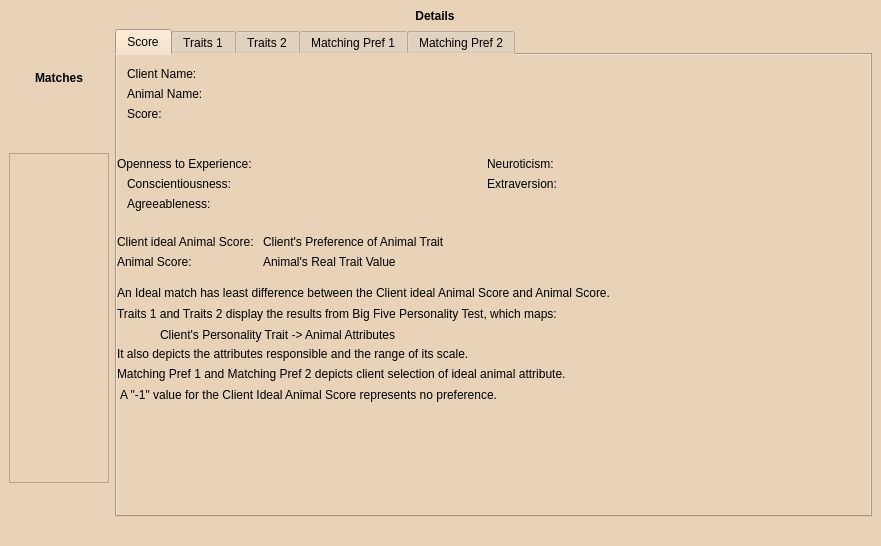
<?xml version="1.0" encoding="UTF-8"?>
<ui version="4.0">
 <class>ManageMatchesView</class>
 <widget class="QMainWindow" name="ManageMatchesView">
  <property name="geometry">
   <rect>
    <x>0</x>
    <y>0</y>
    <width>881</width>
    <height>546</height>
   </rect>
  </property>
  <property name="sizePolicy">
   <sizepolicy hsizetype="Fixed" vsizetype="Fixed">
    <horstretch>0</horstretch>
    <verstretch>0</verstretch>
   </sizepolicy>
  </property>
  <property name="maximumSize">
   <size>
    <width>881</width>
    <height>546</height>
   </size>
  </property>
  <property name="windowTitle">
   <string>MainWindow</string>
  </property>
  <property name="styleSheet">
   <string notr="true">background-color: rgb(232, 210, 184);
font: 10pt &quot;URW Gothic L&quot;;</string>
  </property>
  <widget class="QWidget" name="centralwidget">
   <property name="sizePolicy">
    <sizepolicy hsizetype="Fixed" vsizetype="Fixed">
     <horstretch>0</horstretch>
     <verstretch>0</verstretch>
    </sizepolicy>
   </property>
   <property name="maximumSize">
    <size>
     <width>881</width>
     <height>546</height>
    </size>
   </property>
   <layout class="QHBoxLayout" name="horizontalLayout">
    <item>
     <layout class="QVBoxLayout" name="leftLayout">
      <property name="spacing">
       <number>6</number>
      </property>
      <property name="sizeConstraint">
       <enum>QLayout::SetFixedSize</enum>
      </property>
      <item>
       <widget class="QLabel" name="matchesTitleLabel">
        <property name="sizePolicy">
         <sizepolicy hsizetype="Fixed" vsizetype="Fixed">
          <horstretch>0</horstretch>
          <verstretch>0</verstretch>
         </sizepolicy>
        </property>
        <property name="maximumSize">
         <size>
          <width>200</width>
          <height>30</height>
         </size>
        </property>
        <property name="styleSheet">
         <string notr="true">font: 75 15pt &quot;Noto Sans Devanagari UI&quot;;
font: bold</string>
        </property>
        <property name="text">
         <string>Matches</string>
        </property>
        <property name="alignment">
         <set>Qt::AlignCenter</set>
        </property>
       </widget>
      </item>
      <item>
       <widget class="QTableView" name="matchesTableView">
        <property name="sizePolicy">
         <sizepolicy hsizetype="Fixed" vsizetype="Fixed">
          <horstretch>0</horstretch>
          <verstretch>0</verstretch>
         </sizepolicy>
        </property>
        <property name="minimumSize">
         <size>
          <width>100</width>
          <height>330</height>
         </size>
        </property>
        <property name="maximumSize">
         <size>
          <width>100</width>
          <height>330</height>
         </size>
        </property>
        <property name="horizontalScrollBarPolicy">
         <enum>Qt::ScrollBarAlwaysOff</enum>
        </property>
       </widget>
      </item>
     </layout>
    </item>
    <item>
     <layout class="QVBoxLayout" name="rightLayout">
      <item>
       <widget class="QLabel" name="label">
        <property name="sizePolicy">
         <sizepolicy hsizetype="Fixed" vsizetype="Fixed">
          <horstretch>0</horstretch>
          <verstretch>0</verstretch>
         </sizepolicy>
        </property>
        <property name="maximumSize">
         <size>
          <width>640</width>
          <height>30</height>
         </size>
        </property>
        <property name="styleSheet">
         <string notr="true">font: 75 15pt &quot;Noto Sans Devanagari UI&quot;;
font: bold</string>
        </property>
        <property name="text">
         <string>Details</string>
        </property>
        <property name="alignment">
         <set>Qt::AlignCenter</set>
        </property>
       </widget>
      </item>
      <item>
       <widget class="QTabWidget" name="detailTabWidget">
        <property name="currentIndex">
         <number>0</number>
        </property>
        <widget class="QWidget" name="tab">
         <attribute name="title">
          <string>Score</string>
         </attribute>
         <widget class="QLabel" name="clientLabel">
          <property name="geometry">
           <rect>
            <x>10</x>
            <y>10</y>
            <width>87</width>
            <height>17</height>
           </rect>
          </property>
          <property name="text">
           <string>Client Name: </string>
          </property>
         </widget>
         <widget class="QLabel" name="animalLabel">
          <property name="geometry">
           <rect>
            <x>10</x>
            <y>30</y>
            <width>94</width>
            <height>17</height>
           </rect>
          </property>
          <property name="text">
           <string>Animal Name: </string>
          </property>
         </widget>
         <widget class="QLabel" name="scoreLabel">
          <property name="geometry">
           <rect>
            <x>10</x>
            <y>50</y>
            <width>43</width>
            <height>17</height>
           </rect>
          </property>
          <property name="text">
           <string>Score: </string>
          </property>
         </widget>
         <widget class="QLabel" name="paraClient">
          <property name="geometry">
           <rect>
            <x>0</x>
            <y>80</y>
            <width>581</width>
            <height>17</height>
           </rect>
          </property>
          <property name="text">
           <string/>
          </property>
         </widget>
         <widget class="QLabel" name="paraAnimalPersonality">
          <property name="geometry">
           <rect>
            <x>0</x>
            <y>160</y>
            <width>611</width>
            <height>20</height>
           </rect>
          </property>
          <property name="text">
           <string/>
          </property>
         </widget>
         <widget class="QLabel" name="displayClientName">
          <property name="geometry">
           <rect>
            <x>120</x>
            <y>10</y>
            <width>233</width>
            <height>16</height>
           </rect>
          </property>
          <property name="text">
           <string/>
          </property>
         </widget>
         <widget class="QLabel" name="displayAnimalName">
          <property name="geometry">
           <rect>
            <x>120</x>
            <y>30</y>
            <width>233</width>
            <height>16</height>
           </rect>
          </property>
          <property name="text">
           <string/>
          </property>
         </widget>
         <widget class="QLabel" name="displayMatchScore">
          <property name="geometry">
           <rect>
            <x>120</x>
            <y>50</y>
            <width>233</width>
            <height>16</height>
           </rect>
          </property>
          <property name="text">
           <string/>
          </property>
         </widget>
         <widget class="QWidget" name="formLayoutWidget_2">
          <property name="geometry">
           <rect>
            <x>0</x>
            <y>180</y>
            <width>621</width>
            <height>51</height>
           </rect>
          </property>
          <layout class="QFormLayout" name="formLayout_2">
           <item row="0" column="0">
            <widget class="QLabel" name="label_2">
             <property name="text">
              <string>Client ideal Animal Score: </string>
             </property>
            </widget>
           </item>
           <item row="0" column="1">
            <widget class="QLabel" name="label_3">
             <property name="text">
              <string>Client's Preference of Animal Trait</string>
             </property>
            </widget>
           </item>
           <item row="1" column="0">
            <widget class="QLabel" name="label_4">
             <property name="text">
              <string>Animal Score: </string>
             </property>
            </widget>
           </item>
           <item row="1" column="1">
            <widget class="QLabel" name="label_5">
             <property name="text">
              <string>Animal's Real Trait Value</string>
             </property>
            </widget>
           </item>
          </layout>
         </widget>
         <widget class="QLabel" name="label_6">
          <property name="geometry">
           <rect>
            <x>0</x>
            <y>230</y>
            <width>711</width>
            <height>16</height>
           </rect>
          </property>
          <property name="text">
           <string>An Ideal match has least difference between the Client ideal Animal Score and Animal Score.</string>
          </property>
         </widget>
         <widget class="QLabel" name="label_7">
          <property name="geometry">
           <rect>
            <x>0</x>
            <y>250</y>
            <width>611</width>
            <height>17</height>
           </rect>
          </property>
          <property name="text">
           <string>Traits 1 and Traits 2 display the results from Big Five Personality Test, which maps: </string>
          </property>
         </widget>
         <widget class="QLabel" name="label_8">
          <property name="geometry">
           <rect>
            <x>0</x>
            <y>290</y>
            <width>471</width>
            <height>17</height>
           </rect>
          </property>
          <property name="text">
           <string>It also depicts the attributes responsible and the range of its scale.</string>
          </property>
         </widget>
         <widget class="QLabel" name="label_9">
          <property name="geometry">
           <rect>
            <x>0</x>
            <y>310</y>
            <width>641</width>
            <height>17</height>
           </rect>
          </property>
          <property name="text">
           <string>Matching Pref 1 and Matching Pref 2 depicts client selection of ideal animal attribute.</string>
          </property>
         </widget>
         <widget class="QLabel" name="labelOpentoExp">
          <property name="geometry">
           <rect>
            <x>0</x>
            <y>100</y>
            <width>161</width>
            <height>17</height>
           </rect>
          </property>
          <property name="text">
           <string>Openness to Experience: </string>
          </property>
         </widget>
         <widget class="QLabel" name="rangeOpentoExp">
          <property name="geometry">
           <rect>
            <x>170</x>
            <y>100</y>
            <width>191</width>
            <height>20</height>
           </rect>
          </property>
          <property name="text">
           <string/>
          </property>
         </widget>
         <widget class="QLabel" name="labeConscientiousness">
          <property name="geometry">
           <rect>
            <x>10</x>
            <y>120</y>
            <width>122</width>
            <height>17</height>
           </rect>
          </property>
          <property name="text">
           <string>Conscientiousness: </string>
          </property>
         </widget>
         <widget class="QLabel" name="rangeConscientiousness">
          <property name="geometry">
           <rect>
            <x>170</x>
            <y>120</y>
            <width>191</width>
            <height>20</height>
           </rect>
          </property>
          <property name="text">
           <string/>
          </property>
         </widget>
         <widget class="QLabel" name="labelExtraversion">
          <property name="geometry">
           <rect>
            <x>370</x>
            <y>120</y>
            <width>78</width>
            <height>17</height>
           </rect>
          </property>
          <property name="text">
           <string>Extraversion:</string>
          </property>
         </widget>
         <widget class="QLabel" name="rangeExtraversion">
          <property name="geometry">
           <rect>
            <x>450</x>
            <y>120</y>
            <width>261</width>
            <height>16</height>
           </rect>
          </property>
          <property name="text">
           <string/>
          </property>
         </widget>
         <widget class="QLabel" name="labeAgreableness">
          <property name="geometry">
           <rect>
            <x>10</x>
            <y>140</y>
            <width>102</width>
            <height>17</height>
           </rect>
          </property>
          <property name="text">
           <string>Agreeableness: </string>
          </property>
         </widget>
         <widget class="QLabel" name="rangeAgreeableness">
          <property name="geometry">
           <rect>
            <x>170</x>
            <y>140</y>
            <width>191</width>
            <height>20</height>
           </rect>
          </property>
          <property name="text">
           <string/>
          </property>
         </widget>
         <widget class="QLabel" name="labelNeuroticism">
          <property name="geometry">
           <rect>
            <x>370</x>
            <y>100</y>
            <width>81</width>
            <height>17</height>
           </rect>
          </property>
          <property name="text">
           <string>Neuroticism: </string>
          </property>
         </widget>
         <widget class="QLabel" name="rangeNeuroticism">
          <property name="geometry">
           <rect>
            <x>450</x>
            <y>100</y>
            <width>271</width>
            <height>20</height>
           </rect>
          </property>
          <property name="text">
           <string/>
          </property>
         </widget>
         <widget class="QLabel" name="label_10">
          <property name="geometry">
           <rect>
            <x>43</x>
            <y>270</y>
            <width>371</width>
            <height>20</height>
           </rect>
          </property>
          <property name="text">
           <string>Client's Personality Trait -&gt; Animal Attributes</string>
          </property>
         </widget>
         <widget class="QLabel" name="label_11">
          <property name="geometry">
           <rect>
            <x>3</x>
            <y>330</y>
            <width>521</width>
            <height>20</height>
           </rect>
          </property>
          <property name="text">
           <string>A &quot;-1&quot; value for the Client Ideal Animal Score represents no preference.</string>
          </property>
         </widget>
        </widget>
        <widget class="QWidget" name="tab_2">
         <attribute name="title">
          <string>Traits 1</string>
         </attribute>
         <widget class="QScrollArea" name="scrollArea">
          <property name="geometry">
           <rect>
            <x>0</x>
            <y>10</y>
            <width>751</width>
            <height>431</height>
           </rect>
          </property>
          <property name="widgetResizable">
           <bool>true</bool>
          </property>
          <widget class="QWidget" name="scrollAreaWidgetContents">
           <property name="geometry">
            <rect>
             <x>0</x>
             <y>0</y>
             <width>749</width>
             <height>429</height>
            </rect>
           </property>
           <widget class="QLabel" name="timidityLabel">
            <property name="geometry">
             <rect>
              <x>10</x>
              <y>0</y>
              <width>71</width>
              <height>17</height>
             </rect>
            </property>
            <property name="font">
             <font>
              <family>URW Gothic L</family>
              <pointsize>10</pointsize>
              <weight>75</weight>
              <italic>false</italic>
              <bold>true</bold>
             </font>
            </property>
            <property name="styleSheet">
             <string notr="true">font-weight: bold;</string>
            </property>
            <property name="text">
             <string>Timidity</string>
            </property>
           </widget>
           <widget class="QLabel" name="timidityPara">
            <property name="geometry">
             <rect>
              <x>0</x>
              <y>20</y>
              <width>731</width>
              <height>17</height>
             </rect>
            </property>
            <property name="text">
             <string/>
            </property>
           </widget>
           <widget class="QLabel" name="timidityScore">
            <property name="geometry">
             <rect>
              <x>0</x>
              <y>50</y>
              <width>741</width>
              <height>20</height>
             </rect>
            </property>
            <property name="text">
             <string/>
            </property>
           </widget>
           <widget class="QLabel" name="sociabilityLabel">
            <property name="geometry">
             <rect>
              <x>10</x>
              <y>70</y>
              <width>63</width>
              <height>17</height>
             </rect>
            </property>
            <property name="styleSheet">
             <string notr="true">font-weight: bold;</string>
            </property>
            <property name="text">
             <string>Sociability</string>
            </property>
           </widget>
           <widget class="QLabel" name="sociabilityPara">
            <property name="geometry">
             <rect>
              <x>0</x>
              <y>90</y>
              <width>731</width>
              <height>17</height>
             </rect>
            </property>
            <property name="text">
             <string/>
            </property>
           </widget>
           <widget class="QLabel" name="sociabilityScore">
            <property name="geometry">
             <rect>
              <x>0</x>
              <y>120</y>
              <width>741</width>
              <height>17</height>
             </rect>
            </property>
            <property name="text">
             <string/>
            </property>
           </widget>
           <widget class="QLabel" name="aggressionLabel">
            <property name="geometry">
             <rect>
              <x>10</x>
              <y>140</y>
              <width>69</width>
              <height>17</height>
             </rect>
            </property>
            <property name="styleSheet">
             <string notr="true">font-weight: bold;</string>
            </property>
            <property name="text">
             <string>Aggression</string>
            </property>
           </widget>
           <widget class="QLabel" name="aggressionPara">
            <property name="geometry">
             <rect>
              <x>0</x>
              <y>160</y>
              <width>631</width>
              <height>17</height>
             </rect>
            </property>
            <property name="text">
             <string/>
            </property>
           </widget>
           <widget class="QLabel" name="aggressionScore">
            <property name="geometry">
             <rect>
              <x>0</x>
              <y>180</y>
              <width>741</width>
              <height>17</height>
             </rect>
            </property>
            <property name="text">
             <string/>
            </property>
           </widget>
           <widget class="QLabel" name="obedienceLabel">
            <property name="geometry">
             <rect>
              <x>10</x>
              <y>210</y>
              <width>74</width>
              <height>17</height>
             </rect>
            </property>
            <property name="styleSheet">
             <string notr="true">font-weight: bold;</string>
            </property>
            <property name="text">
             <string>Obedience</string>
            </property>
           </widget>
           <widget class="QLabel" name="obediencePara">
            <property name="geometry">
             <rect>
              <x>0</x>
              <y>230</y>
              <width>741</width>
              <height>17</height>
             </rect>
            </property>
            <property name="text">
             <string/>
            </property>
           </widget>
           <widget class="QLabel" name="obedienceScore">
            <property name="geometry">
             <rect>
              <x>0</x>
              <y>260</y>
              <width>741</width>
              <height>20</height>
             </rect>
            </property>
            <property name="text">
             <string/>
            </property>
           </widget>
           <widget class="QLabel" name="loyaltyLabel">
            <property name="geometry">
             <rect>
              <x>10</x>
              <y>280</y>
              <width>45</width>
              <height>17</height>
             </rect>
            </property>
            <property name="styleSheet">
             <string notr="true">font-weight: bold;</string>
            </property>
            <property name="text">
             <string>Loyalty</string>
            </property>
           </widget>
           <widget class="QLabel" name="loyaltyPara">
            <property name="geometry">
             <rect>
              <x>0</x>
              <y>310</y>
              <width>741</width>
              <height>17</height>
             </rect>
            </property>
            <property name="text">
             <string/>
            </property>
           </widget>
           <widget class="QLabel" name="loyaltyScore">
            <property name="geometry">
             <rect>
              <x>0</x>
              <y>340</y>
              <width>741</width>
              <height>17</height>
             </rect>
            </property>
            <property name="text">
             <string/>
            </property>
           </widget>
          </widget>
         </widget>
        </widget>
        <widget class="QWidget" name="tab_3">
         <attribute name="title">
          <string>Traits 2</string>
         </attribute>
         <widget class="QLabel" name="activityLabel">
          <property name="geometry">
           <rect>
            <x>10</x>
            <y>0</y>
            <width>64</width>
            <height>17</height>
           </rect>
          </property>
          <property name="styleSheet">
           <string notr="true">font-weight: bold;</string>
          </property>
          <property name="text">
           <string>Activity</string>
          </property>
         </widget>
         <widget class="QLabel" name="activityPara">
          <property name="geometry">
           <rect>
            <x>0</x>
            <y>20</y>
            <width>741</width>
            <height>17</height>
           </rect>
          </property>
          <property name="text">
           <string/>
          </property>
         </widget>
         <widget class="QLabel" name="affectionLabel">
          <property name="geometry">
           <rect>
            <x>10</x>
            <y>90</y>
            <width>64</width>
            <height>17</height>
           </rect>
          </property>
          <property name="styleSheet">
           <string notr="true">font-weight: bold;</string>
          </property>
          <property name="text">
           <string>Affection</string>
          </property>
         </widget>
         <widget class="QLabel" name="affectionPara">
          <property name="geometry">
           <rect>
            <x>0</x>
            <y>110</y>
            <width>741</width>
            <height>20</height>
           </rect>
          </property>
          <property name="text">
           <string/>
          </property>
         </widget>
         <widget class="QLabel" name="excitabilityLabel">
          <property name="geometry">
           <rect>
            <x>10</x>
            <y>180</y>
            <width>81</width>
            <height>17</height>
           </rect>
          </property>
          <property name="styleSheet">
           <string notr="true">font-weight: bold;</string>
          </property>
          <property name="text">
           <string>Excitability</string>
          </property>
         </widget>
         <widget class="QLabel" name="excitabilityPara">
          <property name="geometry">
           <rect>
            <x>0</x>
            <y>200</y>
            <width>741</width>
            <height>20</height>
           </rect>
          </property>
          <property name="text">
           <string/>
          </property>
         </widget>
         <widget class="QLabel" name="expressivenessLabel">
          <property name="geometry">
           <rect>
            <x>10</x>
            <y>270</y>
            <width>101</width>
            <height>17</height>
           </rect>
          </property>
          <property name="styleSheet">
           <string notr="true">font-weight: bold;</string>
          </property>
          <property name="text">
           <string>Expressiveness</string>
          </property>
         </widget>
         <widget class="QLabel" name="expressivenessPara">
          <property name="geometry">
           <rect>
            <x>0</x>
            <y>290</y>
            <width>741</width>
            <height>20</height>
           </rect>
          </property>
          <property name="text">
           <string/>
          </property>
         </widget>
         <widget class="QLabel" name="activityScore">
          <property name="geometry">
           <rect>
            <x>0</x>
            <y>50</y>
            <width>741</width>
            <height>17</height>
           </rect>
          </property>
          <property name="text">
           <string/>
          </property>
         </widget>
         <widget class="QLabel" name="affectionScore">
          <property name="geometry">
           <rect>
            <x>3</x>
            <y>140</y>
            <width>741</width>
            <height>20</height>
           </rect>
          </property>
          <property name="text">
           <string/>
          </property>
         </widget>
         <widget class="QLabel" name="excitabilityScore">
          <property name="geometry">
           <rect>
            <x>0</x>
            <y>230</y>
            <width>741</width>
            <height>17</height>
           </rect>
          </property>
          <property name="text">
           <string/>
          </property>
         </widget>
         <widget class="QLabel" name="expressivenessScore">
          <property name="geometry">
           <rect>
            <x>0</x>
            <y>320</y>
            <width>741</width>
            <height>17</height>
           </rect>
          </property>
          <property name="text">
           <string/>
          </property>
         </widget>
        </widget>
        <widget class="QWidget" name="tab_4">
         <attribute name="title">
          <string>Matching Pref 1</string>
         </attribute>
         <widget class="QLabel" name="trainSuitLabel">
          <property name="geometry">
           <rect>
            <x>10</x>
            <y>0</y>
            <width>111</width>
            <height>20</height>
           </rect>
          </property>
          <property name="styleSheet">
           <string notr="true">font-weight: bold;</string>
          </property>
          <property name="text">
           <string>Training Suitability</string>
          </property>
         </widget>
         <widget class="QLabel" name="trainSuitPara">
          <property name="geometry">
           <rect>
            <x>0</x>
            <y>20</y>
            <width>741</width>
            <height>20</height>
           </rect>
          </property>
          <property name="text">
           <string/>
          </property>
         </widget>
         <widget class="QLabel" name="currTrainLabel">
          <property name="geometry">
           <rect>
            <x>10</x>
            <y>50</y>
            <width>101</width>
            <height>17</height>
           </rect>
          </property>
          <property name="styleSheet">
           <string notr="true">font-weight: bold;</string>
          </property>
          <property name="text">
           <string>Current Training</string>
          </property>
         </widget>
         <widget class="QLabel" name="currTrainPara">
          <property name="geometry">
           <rect>
            <x>0</x>
            <y>80</y>
            <width>741</width>
            <height>20</height>
           </rect>
          </property>
          <property name="text">
           <string/>
          </property>
         </widget>
         <widget class="QLabel" name="intelligenceLabel">
          <property name="geometry">
           <rect>
            <x>10</x>
            <y>110</y>
            <width>81</width>
            <height>17</height>
           </rect>
          </property>
          <property name="styleSheet">
           <string notr="true">font-weight: bold;</string>
          </property>
          <property name="text">
           <string>Intelligence</string>
          </property>
         </widget>
         <widget class="QLabel" name="timeCommLabel">
          <property name="geometry">
           <rect>
            <x>10</x>
            <y>160</y>
            <width>121</width>
            <height>17</height>
           </rect>
          </property>
          <property name="styleSheet">
           <string notr="true">font-weight: bold;</string>
          </property>
          <property name="text">
           <string>Time Commitment</string>
          </property>
         </widget>
         <widget class="QLabel" name="intelligencePara">
          <property name="geometry">
           <rect>
            <x>0</x>
            <y>130</y>
            <width>741</width>
            <height>20</height>
           </rect>
          </property>
          <property name="text">
           <string/>
          </property>
         </widget>
         <widget class="QLabel" name="timeCommPara">
          <property name="geometry">
           <rect>
            <x>0</x>
            <y>180</y>
            <width>741</width>
            <height>17</height>
           </rect>
          </property>
          <property name="text">
           <string/>
          </property>
         </widget>
         <widget class="QLabel" name="aptCompatLabel">
          <property name="geometry">
           <rect>
            <x>10</x>
            <y>210</y>
            <width>161</width>
            <height>17</height>
           </rect>
          </property>
          <property name="styleSheet">
           <string notr="true">font-weight: bold;</string>
          </property>
          <property name="text">
           <string>Apartment compatibility</string>
          </property>
         </widget>
         <widget class="QLabel" name="aptCompPara">
          <property name="geometry">
           <rect>
            <x>0</x>
            <y>230</y>
            <width>741</width>
            <height>20</height>
           </rect>
          </property>
          <property name="text">
           <string/>
          </property>
         </widget>
         <widget class="QLabel" name="kidFriendlyLabel">
          <property name="geometry">
           <rect>
            <x>10</x>
            <y>260</y>
            <width>111</width>
            <height>17</height>
           </rect>
          </property>
          <property name="styleSheet">
           <string notr="true">font-weight: bold;</string>
          </property>
          <property name="text">
           <string>Kid-Friendliness</string>
          </property>
         </widget>
         <widget class="QLabel" name="kidFriendlyPara">
          <property name="geometry">
           <rect>
            <x>0</x>
            <y>290</y>
            <width>741</width>
            <height>20</height>
           </rect>
          </property>
          <property name="text">
           <string/>
          </property>
         </widget>
        </widget>
        <widget class="QWidget" name="tab_5">
         <attribute name="title">
          <string>Matching Pref 2</string>
         </attribute>
         <widget class="QLabel" name="sizeLabel">
          <property name="geometry">
           <rect>
            <x>10</x>
            <y>10</y>
            <width>64</width>
            <height>17</height>
           </rect>
          </property>
          <property name="styleSheet">
           <string notr="true">font-weight: bold;</string>
          </property>
          <property name="text">
           <string>Size</string>
          </property>
         </widget>
         <widget class="QLabel" name="sizePara">
          <property name="geometry">
           <rect>
            <x>0</x>
            <y>30</y>
            <width>741</width>
            <height>17</height>
           </rect>
          </property>
          <property name="text">
           <string/>
          </property>
         </widget>
         <widget class="QLabel" name="sheddingLabel">
          <property name="geometry">
           <rect>
            <x>10</x>
            <y>50</y>
            <width>64</width>
            <height>17</height>
           </rect>
          </property>
          <property name="styleSheet">
           <string notr="true">font-weight: bold;</string>
          </property>
          <property name="text">
           <string>Shedding</string>
          </property>
         </widget>
         <widget class="QLabel" name="sheddingPara">
          <property name="geometry">
           <rect>
            <x>0</x>
            <y>70</y>
            <width>741</width>
            <height>17</height>
           </rect>
          </property>
          <property name="text">
           <string/>
          </property>
         </widget>
         <widget class="QLabel" name="genderLabel">
          <property name="geometry">
           <rect>
            <x>10</x>
            <y>100</y>
            <width>64</width>
            <height>17</height>
           </rect>
          </property>
          <property name="styleSheet">
           <string notr="true">font-weight: bold;</string>
          </property>
          <property name="text">
           <string>Gender</string>
          </property>
         </widget>
         <widget class="QLabel" name="genderPara">
          <property name="geometry">
           <rect>
            <x>0</x>
            <y>130</y>
            <width>741</width>
            <height>17</height>
           </rect>
          </property>
          <property name="text">
           <string/>
          </property>
         </widget>
         <widget class="QLabel" name="ageLabel">
          <property name="geometry">
           <rect>
            <x>10</x>
            <y>150</y>
            <width>64</width>
            <height>17</height>
           </rect>
          </property>
          <property name="styleSheet">
           <string notr="true">font-weight: bold;</string>
          </property>
          <property name="text">
           <string>Age</string>
          </property>
         </widget>
         <widget class="QLabel" name="agePara">
          <property name="geometry">
           <rect>
            <x>0</x>
            <y>180</y>
            <width>741</width>
            <height>17</height>
           </rect>
          </property>
          <property name="text">
           <string/>
          </property>
         </widget>
         <widget class="QLabel" name="costLabel">
          <property name="geometry">
           <rect>
            <x>10</x>
            <y>200</y>
            <width>64</width>
            <height>17</height>
           </rect>
          </property>
          <property name="styleSheet">
           <string notr="true">font-weight: bold;</string>
          </property>
          <property name="text">
           <string>Cost</string>
          </property>
         </widget>
         <widget class="QLabel" name="costPara">
          <property name="geometry">
           <rect>
            <x>0</x>
            <y>220</y>
            <width>741</width>
            <height>20</height>
           </rect>
          </property>
          <property name="text">
           <string/>
          </property>
         </widget>
        </widget>
       </widget>
      </item>
      <item>
       <spacer name="horizontalSpacer_2">
        <property name="orientation">
         <enum>Qt::Horizontal</enum>
        </property>
        <property name="sizeType">
         <enum>QSizePolicy::Fixed</enum>
        </property>
        <property name="sizeHint" stdset="0">
         <size>
          <width>640</width>
          <height>20</height>
         </size>
        </property>
       </spacer>
      </item>
     </layout>
    </item>
   </layout>
  </widget>
 </widget>
 <resources/>
 <connections/>
</ui>
